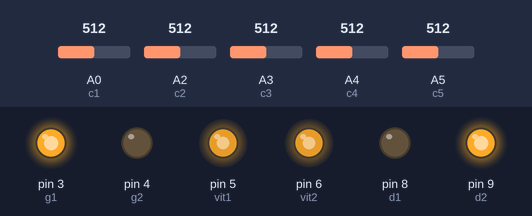
A sketch run on a simulated Arduino Uno, built with avr-gcc and run on an emulated ATmega328P. Shown: output pins drawn as LEDs (lit = HIGH). Inputs (shaded band) come from the test bench; at power-on: A0 (c1) = 512, A4 (c4) = 512, A3 (c3) = 512, A2 (c2) = 512, A5 (c5) = 512.

Above: at 1.2 s.
1.3 s: A0 (c1) set to 716
At 2.3 s:
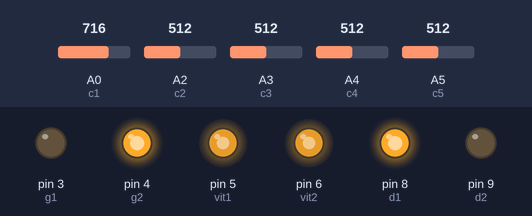
2.8 s: A4 (c4) set to 496
At 3.4 s:
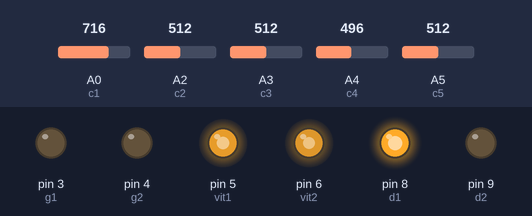
4.3 s: A3 (c3) set to 787
5.8 s: A3 (c3) set to 809
At 6.9 s:
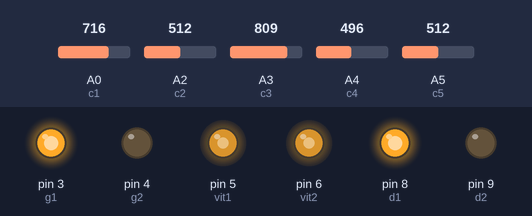
7.3 s: A3 (c3) set to 790
At 8.0 s:
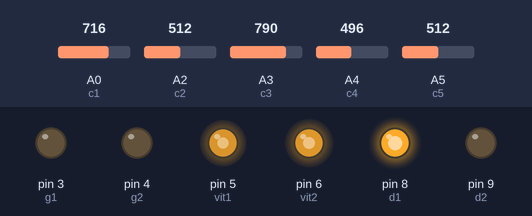
8.8 s: A0 (c1) set to 507
10.3 s: A0 (c1) set to 488
At 11.5 s:
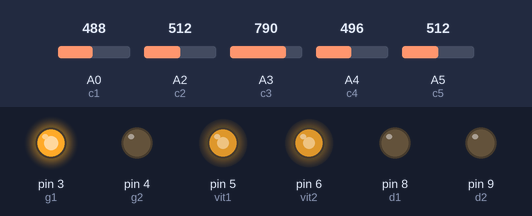
Timing chart, 0 to 12.8 s (numbered marks = the images above; inputs shaded):
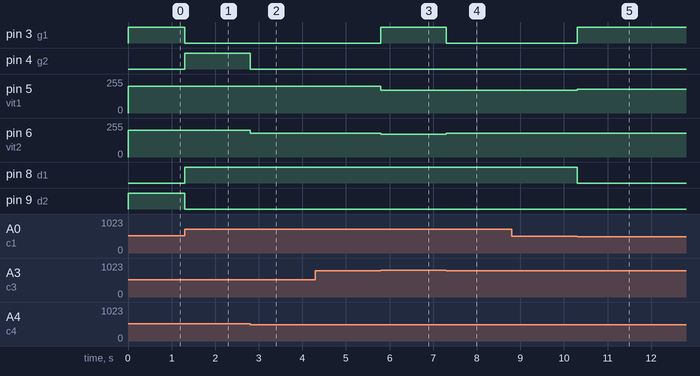

Measured:
- the behaviour switches between 512 and 511 on A4 (c4) (found by bisection; images 1 and 2)
- the behaviour switches between 800 and 801 on A3 (c3) (found by bisection; images 2 and 3)
- the behaviour switches between 497 and 496 on A0 (c1) (found by bisection; images 4 and 5)
- after the input at 1.3 s, pin 3 (g1), pin 9 (d2): HIGH → LOW at once; pin 4 (g2), pin 8 (d1): LOW → HIGH at once
- after the input at 2.8 s, pin 4 (g2): HIGH → LOW at once; pin 6 (vit2): 200/255 → 180/255 at once
- after the input at 4.3 s, every drawn part: stays the same
- after the input at 5.8 s, pin 3 (g1): LOW → HIGH at once; pin 5 (vit1): 200/255 → 170/255 at once; pin 6 (vit2): 180/255 → 170/255 at once
- after the input at 7.3 s, pin 3 (g1): HIGH → LOW at once; pin 6 (vit2): 170/255 → 180/255 at once
- after the input at 8.8 s, every drawn part: stays the same
- after the input at 10.3 s, pin 3 (g1): LOW → HIGH at once; pin 5 (vit1): 170/255 → 180/255 at once; pin 8 (d1): HIGH → LOW at once

The sketch:

test.ino
```cpp
int c1=A0,c2=A2,c3=A3,c4=A4,c5=A5;
int vit1=5,vit2=6;
int g1=3,d1=8,g2=4,d2=9;
float a,b,d,e,somme;


void setup() {
pinMode(c1,INPUT);
pinMode(c2,INPUT);
pinMode(c3,INPUT);
pinMode(c4,INPUT);
pinMode(c5,INPUT);
pinMode(vit1,OUTPUT);
pinMode(vit2,OUTPUT);
pinMode(g2,OUTPUT);
pinMode(d1,OUTPUT);
pinMode(d2,OUTPUT);
pinMode(g1,OUTPUT);

}

void loop() {
 int c=analogRead(c3);

 if(c>800){
  analogWrite(vit2,170);
   analogWrite(vit1,170);
  digitalWrite(d1,HIGH);
  digitalWrite(g1,HIGH);
  digitalWrite(d2,LOW);
  digitalWrite(g2,LOW);


 }
 else{
a=analogRead(c1);
   b=analogRead(c2);
   d=analogRead(c4);
   e=analogRead(c5);
   somme=a+b-d-e;
  if(somme>0)
  {
    gauche();
  }
  else
  {
    droite();
  }
  };
  }
 void droite()
{ if(a>=b){analogWrite(vit1,200);
  analogWrite(vit2,200);

           digitalWrite(g1,HIGH);
           digitalWrite(d2,HIGH);
           digitalWrite(g2,LOW);
           digitalWrite(d1,LOW);}else{

           analogWrite(vit1,180);
           digitalWrite(g1,HIGH);
           digitalWrite(d2,LOW);
           digitalWrite(g2,LOW);
           digitalWrite(d1,LOW);
           };
}
void gauche()
{ if(d>=e){analogWrite(vit1,200);
           analogWrite(vit2,200);
           digitalWrite(d1,HIGH);
           digitalWrite(g2,HIGH);
           digitalWrite(d2,LOW);
           digitalWrite(g1,LOW);
           }else{
               analogWrite(vit2,180);

           digitalWrite(d1,HIGH);
           digitalWrite(d2,LOW);
           digitalWrite(g2,LOW);
           digitalWrite(g1,LOW);
           };
}
```
